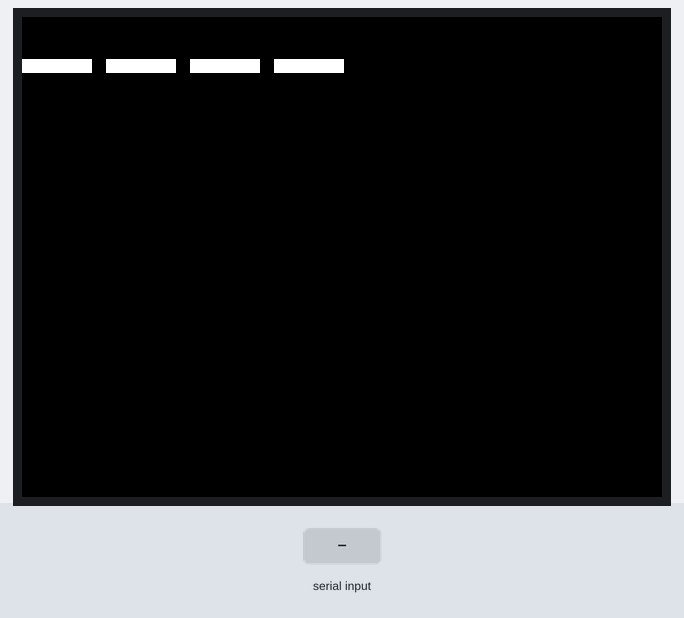
Bench run of a sketch on a simulated ESP32. Shown: 320×240 colour display. The test bench sets the inputs (shaded band). What the sketch prints to the serial monitor is not drawn.

Above: at 1.3 s.
1.4 s: "A" received over the second serial link
At 2.6 s:
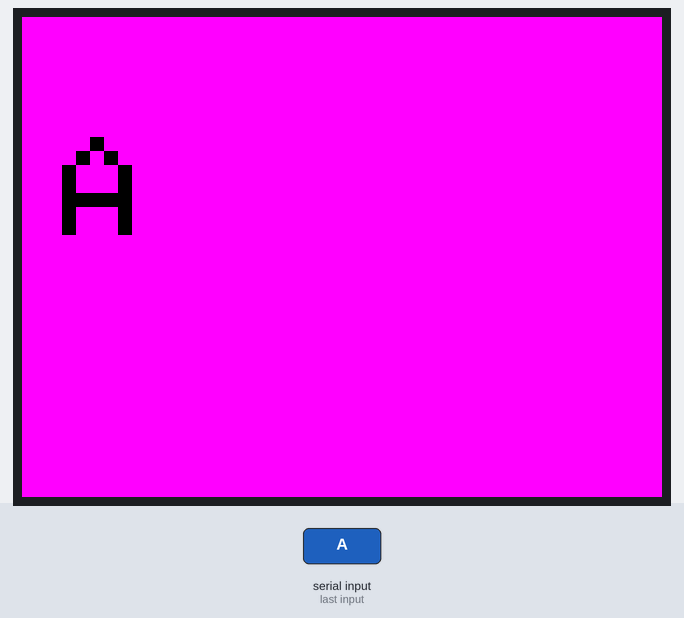
2.9 s: "B" received over the second serial link
At 3.7 s:
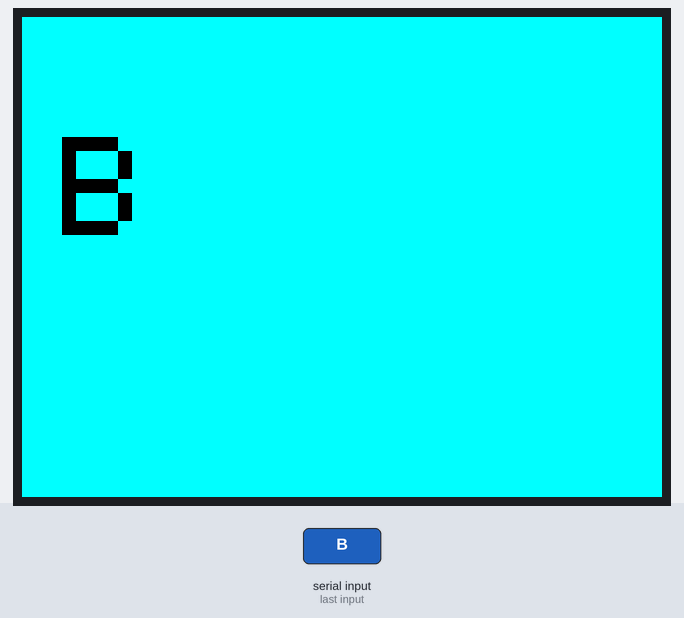
4.4 s: "A" received over the second serial link
At 4.8 s:
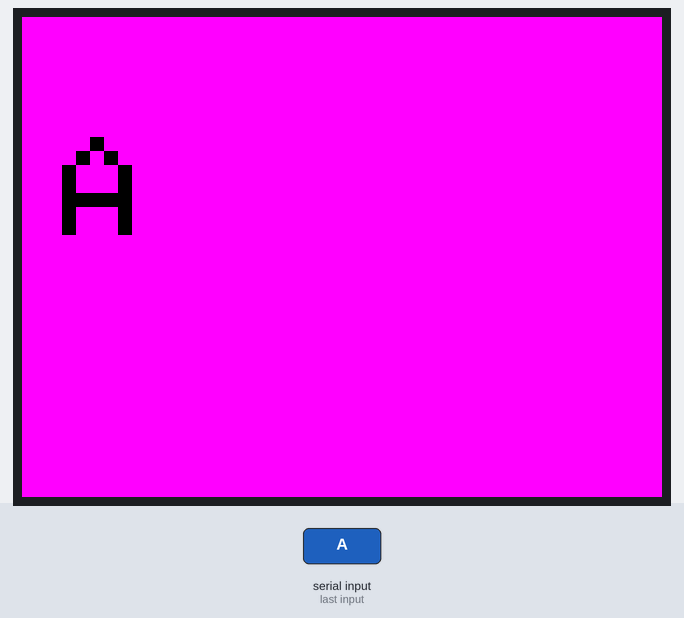
Timing chart, 0 to 7.4 s (numbered marks = the images above; inputs shaded):
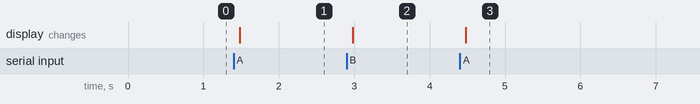

Measured:
- after the input at 1.4 s, the display: changes after 0.08 s (image 1)
- after the input at 2.9 s, the display: changes after 0.08 s (image 2)
- after the input at 4.4 s, the display: changes after 0.08 s (image 3)

The sketch:

AorB_recieve.ino
```cpp
#include <M5Stack.h>
#include <Wire.h>
#include <SPI.h>
HardwareSerial serial_ext(2);

void setup() {
  M5.begin();
  M5.Lcd.setTextSize(10);

  Serial.begin(115200);
  Serial2.begin(115200, SERIAL_8N1, 32, 33);
  M5.Lcd.print("----");
}

void loop() {
  if (Serial2.available()) {
    int inByte = Serial2.read();
    M5.Lcd.setCursor(20, 60);
    if(inByte == 'A') {
      M5.Lcd.setTextColor(BLACK, MAGENTA);
      Serial.println("A");
      M5.Lcd.fillScreen(MAGENTA);
      M5.Lcd.print("A");
    }
    if(inByte == 'B'){
      M5.Lcd.setTextColor(BLACK, CYAN);
      Serial.println("B");
      M5.Lcd.fillScreen(CYAN);
      M5.Lcd.print("B");
    }
  }
}
```
